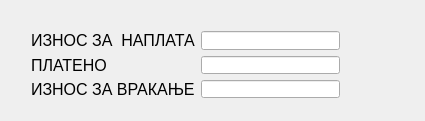
<?xml version="1.0" encoding="UTF-8"?>
<ui version="4.0">
 <class>QFiscalForm</class>
 <widget class="QDialog" name="QFiscalForm">
  <property name="geometry">
   <rect>
    <x>0</x>
    <y>0</y>
    <width>425</width>
    <height>121</height>
   </rect>
  </property>
  <property name="font">
   <font>
    <pointsize>12</pointsize>
   </font>
  </property>
  <property name="windowTitle">
   <string>Сметка</string>
  </property>
  <widget class="QWidget" name="layoutWidget">
   <property name="geometry">
    <rect>
     <x>20</x>
     <y>20</y>
     <width>331</width>
     <height>89</height>
    </rect>
   </property>
   <layout class="QGridLayout" name="gridLayout">
    <item row="0" column="0">
     <widget class="QLabel" name="label">
      <property name="text">
       <string>ИЗНОС ЗА  НАПЛАТА</string>
      </property>
     </widget>
    </item>
    <item row="0" column="1">
     <widget class="QLineEdit" name="lineEdit">
      <property name="enabled">
       <bool>true</bool>
      </property>
      <property name="alignment">
       <set>Qt::AlignRight|Qt::AlignTrailing|Qt::AlignVCenter</set>
      </property>
      <property name="readOnly">
       <bool>true</bool>
      </property>
     </widget>
    </item>
    <item row="1" column="0">
     <widget class="QLabel" name="label_2">
      <property name="text">
       <string>ПЛАТЕНО</string>
      </property>
     </widget>
    </item>
    <item row="1" column="1">
     <widget class="QLineEdit" name="lineEdit_2">
      <property name="alignment">
       <set>Qt::AlignRight|Qt::AlignTrailing|Qt::AlignVCenter</set>
      </property>
     </widget>
    </item>
    <item row="2" column="1">
     <widget class="QLineEdit" name="lineEdit_3">
      <property name="alignment">
       <set>Qt::AlignRight|Qt::AlignTrailing|Qt::AlignVCenter</set>
      </property>
      <property name="readOnly">
       <bool>true</bool>
      </property>
     </widget>
    </item>
    <item row="2" column="0">
     <widget class="QLabel" name="label_3">
      <property name="text">
       <string>ИЗНОС ЗА ВРАКАЊЕ</string>
      </property>
     </widget>
    </item>
   </layout>
  </widget>
 </widget>
 <layoutdefault spacing="6" margin="11"/>
 <tabstops>
  <tabstop>lineEdit_2</tabstop>
  <tabstop>lineEdit</tabstop>
  <tabstop>lineEdit_3</tabstop>
 </tabstops>
 <resources/>
 <connections/>
</ui>
